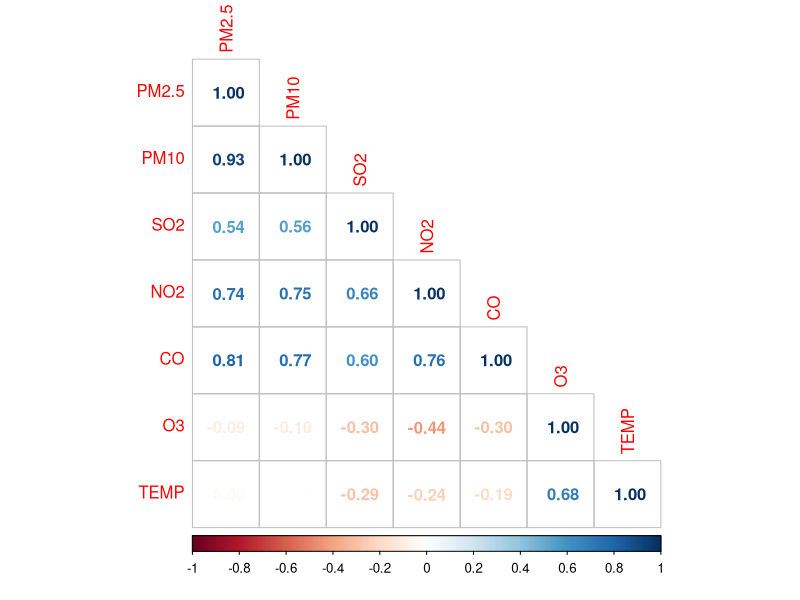
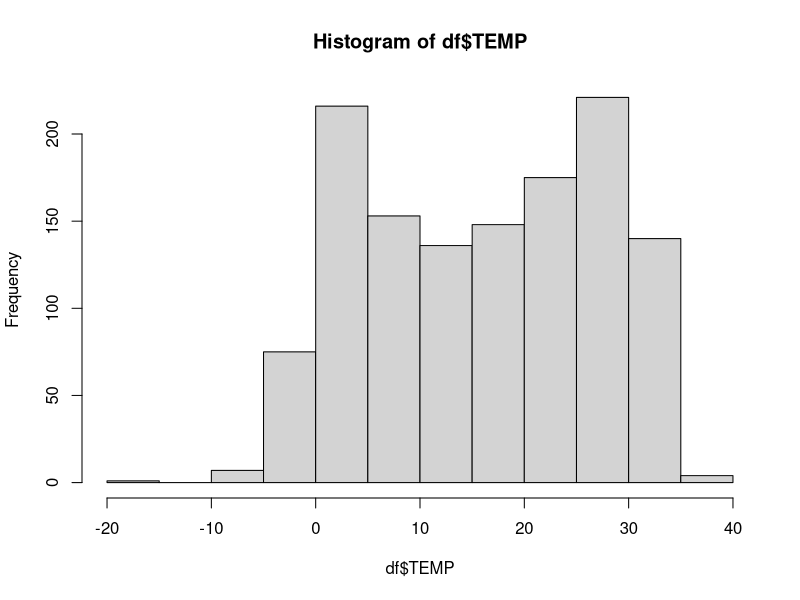
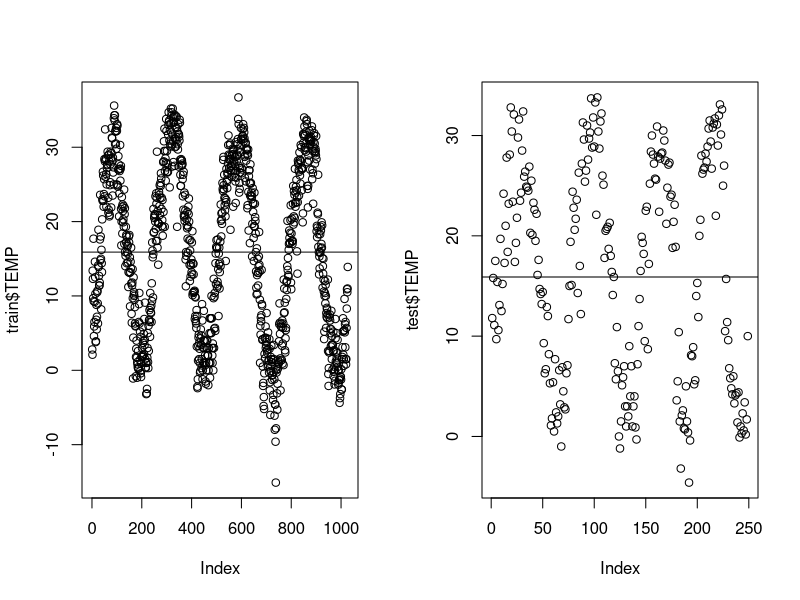
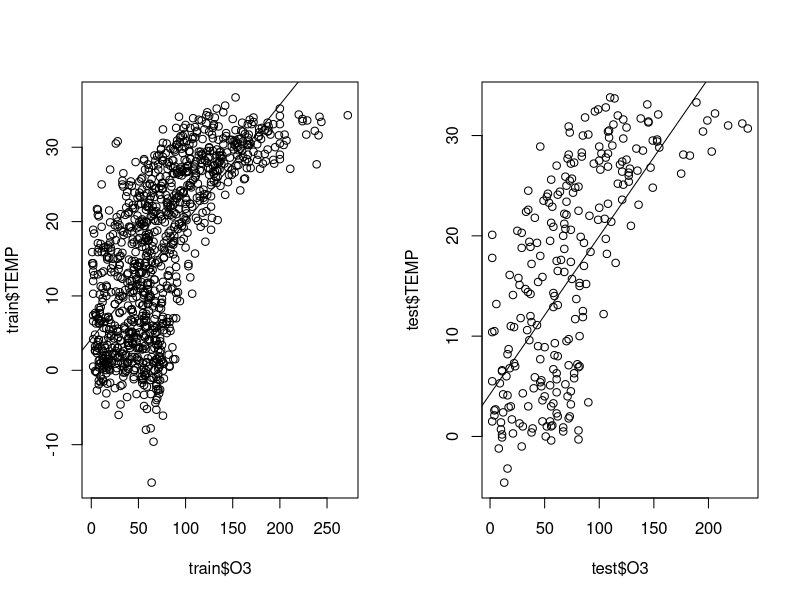
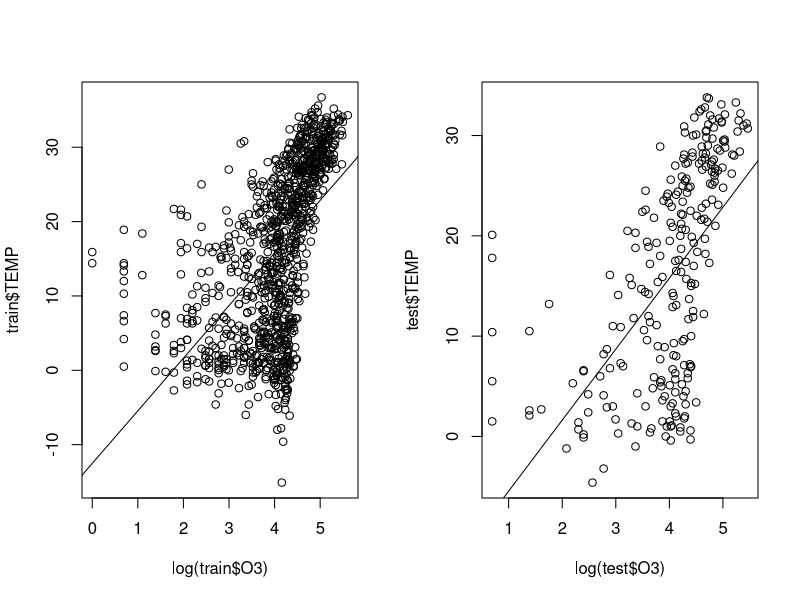
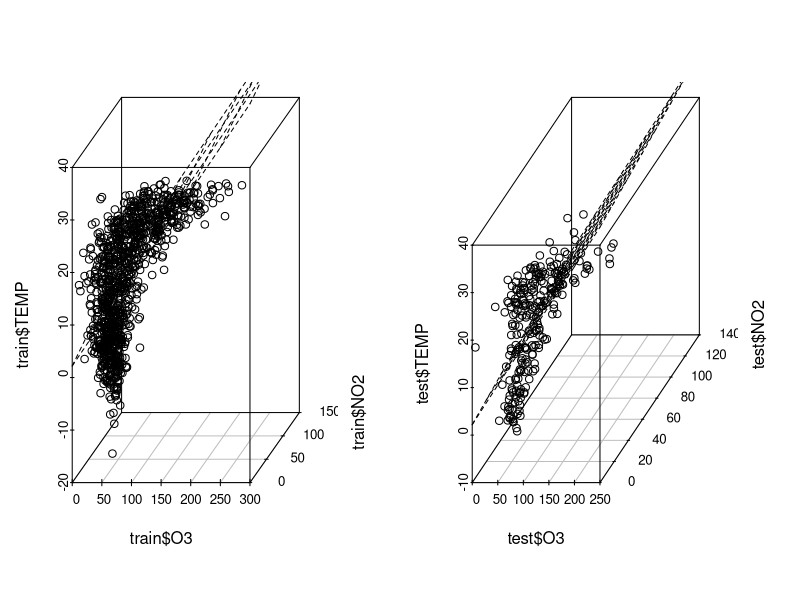
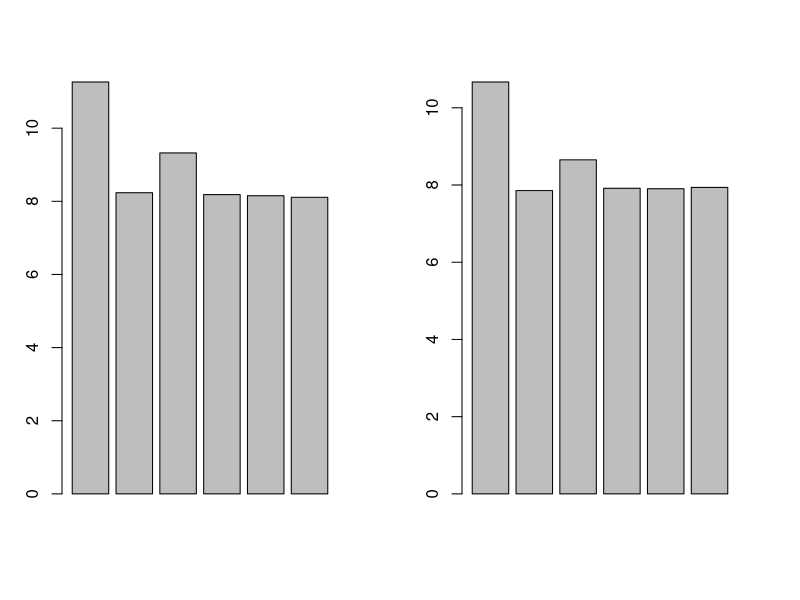

The R script that drew these images, in order:
## ---- chunk 1
#biblioteki
library(tidyverse)
library(ggplot2)
library(corrplot)
library(caTools)
library(readxl)
library(scatterplot3d)
## ---- chunk 2
#wczytanie danych i podsumowanie
df <- read_excel("zanieczyszczenia.xlsx", na = "NA")

summary(df)
str(df)
## ---- chunk 3
sum(is.na(df))
#widac ze wystepuje az 315 pustych recordow, ktorych trzeba sie w jakis sposob pozbyc
## ---- chunk 4
#usuniecie pustych recordow oraz zmiennych odpowiadajacych miesiacu, dniu i godzinie
df <- filter(df, complete.cases(df))
df <- df[,4:ncol(df)]
## ---- chunk 5
#korelacja pomiedzy zmiennymi, by znalezc zmienne ktore maja najwiekszy wplyw na zmiane temperatury
cor1 <- cor(df)
corrplot(cor1, method = "number", type = "lower")
#wystepuje silna korelacja pomiedzy temperatura a O3, zmienne PM2.5 i PM10 nie wykazuja korelacji z temperatura, pozostale zmienne wykazuja lekka korelacje ujemna
## ---- chunk 6
hist(df$TEMP)
#wykres przestawia rozklad temperatury
## ---- chunk 7
#dzielenie zbioru danych na zbior treningowy i testowy w proporcji 80%-20%
sample1 <- sample.split(df$TEMP, SplitRatio = 0.8)
train <- df[sample1==TRUE,]
test <- df[sample1==FALSE,]
## ---- chunk 8
mean_temp <- mean(train$TEMP)
mean_temp
## ---- chunk 9
#pierwszy model bez zmiennej objasniajacej
model1 <- lm(TEMP~1 , data=train)
summary(model1)

mean_rainfall <- mean(train$TEMP)

RMSE1_train <- sqrt(mean(model1$residuals^2))

pred1 <- predict(model1, test)
RMSE1_test <- sqrt(mean((pred1-test$TEMP)^2))

#RMSE dla zbioru treningowego wynosi okolo 11.263, a dla testowego 10.668
#porownujac to rzedami wielkosci temperatury jest to bardzo zly wynik
## ---- chunk 10
#wykres zobrazowuje nieskutecznosc wybranego modelu
par(mfrow=c(1,2))
plot(train$TEMP)
abline(model1)
plot(test$TEMP)
abline(model1)
## ---- chunk 11
#w tym modelu jako zmienna objasniajaca wykorzystam O3 poniewaz ma najwyzszy wspolczynnik korelacji do temperatury

model2 <- lm(TEMP~O3, data=train)
RMSE2_train <- sqrt(mean(model2$residuals^2))

pred2 <- predict(model2, test)
RMSE2_test <- sqrt(mean((pred2-test$TEMP)^2))

#RMSE dla zbioru treningowego wynosi okolo 8.188, a dla testowego 8.057
#blad nadal jest duzy jednak jest mniejszy niz dla poprzedniego modelu
## ---- chunk 12
#zoobrazowanie wyniku modelu
par(mfrow=c(1,2))
plot(train$O3, train$TEMP)
abline(model2)
plot(test$O3,test$TEMP)
abline(model2)
#widac ze ksztalt wykresu przypomina logarytm
## ---- chunk 13
#w tym modelu jako zmienna objasniajaca wykorzystam log(O3)

model3 <- lm(TEMP~log(O3), data=train)
RMSE3_train <- sqrt(mean(model3$residuals^2))

pred3 <- predict(model3, test)
RMSE3_test <- sqrt(mean((pred3-test$TEMP)^2))

#tym razem RMSE sie powiekszylo
## ---- chunk 14
par(mfrow=c(1,2))
plot(log(train$O3), train$TEMP)
abline(model3)
plot(log(test$O3),test$TEMP)
abline(model3)
## ---- chunk 15
#tym razem wykorzystam wiecej zmiennych

model4 <- lm(TEMP~O3+NO2, data=train)
RMSE4_train <- sqrt(mean(model4$residuals^2))

pred4 <- predict(model4, test)
RMSE4_test <- sqrt(mean((pred4-test$TEMP)^2))
## ---- chunk 16
par(mfrow=c(1,2))
scatter.3d_train <- scatterplot3d(train$O3,  train$NO2, train$TEMP)
scatter.3d_train$plane3d(model4)
scatter.3d_test <- scatterplot3d(test$O3, test$NO2, test$TEMP)
scatter.3d_test$plane3d(model4)
## ---- chunk 17
#tworzenie modelu z kombinacja zmiennych
model5 <- lm(TEMP~O3*CO+NO2, data=train)
RMSE5_train <- sqrt(mean(model5$residuals^2))

pred5 <- predict(model5, test)
RMSE5_test <- sqrt(mean((pred5-test$TEMP)^2))

## ---- chunk 18
#kolejny model
model6 <- lm(TEMP~log(O3)+O3^2+O3*CO+NO2+NO2^2+log(NO2), data=train)
RMSE6_train <- sqrt(mean(model6$residuals^2))

pred6 <- predict(model6, test)
RMSE6_test <- sqrt(mean((pred6-test$TEMP)^2))

## ---- chunk 19
#zoobrazowanie RMSE dla poszczegolnych modeli
par(mfrow=c(1,2))
barplot(c(RMSE1_train, RMSE2_train, RMSE3_train, RMSE4_train, RMSE5_train, RMSE6_train))
barplot(c(RMSE1_test, RMSE2_test, RMSE3_test, RMSE4_test, RMSE5_test, RMSE6_test))
#RMSE w przypadku modeli 2-6 nie rozni sie znacznie
## ---- chunk 20
#Podsumowanie

#pomimo zastosowania roznych kombinacji zmiennych objasniajacych RMSE nadal jest duze
#trzeba by zastosowac inne bardziej skomplikowane modele niz lm
#patrzac na wykresy RMSE wybieram model 2 ktory wypada prawie tak dobrze jak inne bardziej skomplikowane modele
#a mimo to nie wymaga duzo wiekszej mocy obliczeniowej
